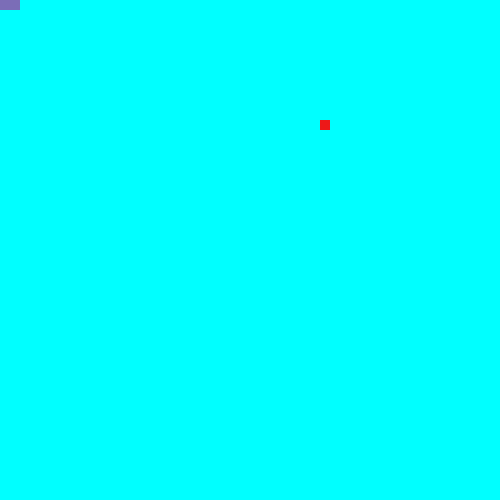
Frame 1 (no input)
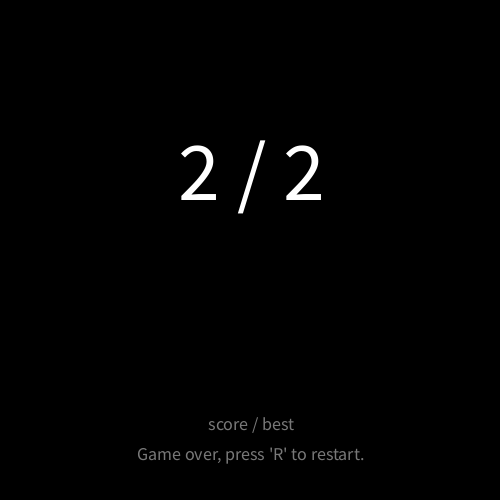
Frame 60 (the mouse pressed at the canvas centre just before this capture)
Frame 120 (the mouse held since frame 60 and released just before this capture): identical to frame 60, image omitted

The Processing sketch that drew these frames (run headless with seeded random() and noise(); from frame 60 on, the mouse is pressed at the canvas centre):

// Processing sketch: Snake
// ── Snake.pde
/*-----------------------------------
 snake game by processing
 original author  paper date    2014-07
 Forked by sinBrive Jan 2019
 -------------------------------------*/

Tile food;

final int wTile = 10;
final int hTile = 10;

int snakeHeadX;
int snakeHeadY;

final color colorFood = #ED1818;

char snakeDirection = 'R';

int backgroundColor = color(0, 255,255);

int bestScore = 2;

boolean gameOverKey = false;

void setup() {

  size(500, 500);

  frameRate(15);

  food = new Tile(int( random(0, width)/wTile  ) * wTile, int( random(0, height)/hTile  ) * hTile, wTile, hTile, colorFood);

  snakeList = new ArrayList<Tile>();

  snakeList.add(new Tile(snakeHeadX, snakeHeadY, wTile, hTile, colorSnake));
  snakeList.add(new Tile(0, 0, wTile, hTile, colorSnake));

  noStroke();
} // end setup


void draw() {

  listenGameOver();

  if ( isSnakeDie() ) {
    return;
  }

  background(backgroundColor);

  if (leftKey && snakeDirection != 'R') snakeDirection = 'L';
  if (rightKey && snakeDirection != 'L' ) snakeDirection = 'R';
  if (downKey && snakeDirection != 'U') snakeDirection = 'D';
  if (upKey && snakeDirection != 'D') snakeDirection = 'U';
  
  switch(snakeDirection) {
  case 'L':
    snakeHeadX -= wTile;
    break;
  case 'R':
    snakeHeadX += wTile;
    break;
  case 'D':
    snakeHeadY += wTile;
    break;
  case 'U':
    snakeHeadY -= wTile;
    break;
  }

   food.display();

  drawSnake();
  
  checkCollision();


}//end draw



void listenGameOver() {
  if ( gameOverKey && keyPressed && (key == 'r' || key == 'R') ) {
    snakeInit();
  }
}

void showGameOver() {
  pushMatrix();

  gameOverKey = true;
  bestScore = bestScore > snakeList.size() ? bestScore : snakeList.size();

  background(0);

  translate(width/2, height/2 - 50);

  fill(255);

  textAlign(CENTER);

  textSize(84);

  text(snakeList.size() + " / " + bestScore, 0, 0);

  fill(120);
  textSize(18);
  text("score / best", 0, 230);
  text("Game over, press 'R' to restart.", 0, 260);

  popMatrix();
}

// ── Keypad.pde
boolean leftKey=false;
boolean rightKey=false;
boolean upKey=false;
boolean downKey=false;

void keyPressed() {
  if (key == CODED) {
    switch(keyCode) {
    case LEFT:
      leftKey = true;
      break;
    case RIGHT:
      rightKey = true;
      break;
    case DOWN:
      downKey = true;
      break;
    case UP:
      upKey = true;
      break;
    }
  } 
}


void keyReleased() {
   if (key == CODED) {
    switch(keyCode) {
    case LEFT:
      leftKey = false;
      break;
    case RIGHT:
      rightKey = false;
      break;
    case DOWN:
      downKey = false;
      break;
    case UP:
      upKey = false;
      break;
    }
  }  
  
}

// ── Tile.pde
class Tile {
  int x, y;
  int w, h;
  color c;

  Tile (int ix, int iy, int iw, int ih, color ic) {
    x = ix;
    y = iy;
    w = iw;
    h = ih;
    c = ic;
  }

  int getH() { 
    return h;
  }
  int getW() { 
    return w;
  }

  void setH(int ih) { 
    h = ih;
  }
  void setW(int iw) { 
    w = iw;
  }   
  
  
  int getX() { 
    return x;
  }
  int getY() { 
    return y;
  }

  void setX(int ix) { 
    x = ix;
  }
  void setY(int iy) { 
    x = iy;
  }
  
  void display() {
    fill(c);
    rect(x, y, w, h);
  }
}

// ── snakeStuff.pde
ArrayList<Tile> snakeList;

final color colorSnake = #7B6DB7;

void snakeInit() {
  snakeList.clear();
  // ini snakelist with 2 Tilees
  snakeList.add(new Tile(snakeHeadX, snakeHeadY, wTile, hTile, colorSnake));
  snakeList.add(new Tile(0, 0, wTile, hTile, colorSnake));
  println(snakeList.size());
  gameOverKey = false;
  snakeDirection = 'R';
  snakeHeadX = 0;
  snakeHeadY = 0;
}

void drawSnake() {
  Tile p;
  for (int i=snakeList.size()-1; i>0; i--) {
    p = snakeList.get(i-1);
    snakeList.set(i, p);
  }

  p = new Tile(snakeHeadX, snakeHeadY, wTile, hTile,colorSnake);
  snakeList.set(0, p);

  for (int i=0; i<snakeList.size(); i++) {
    p = snakeList.get(i);
    p.display();
  }
}

boolean isSnakeDie() {
  if ( snakeHeadX < 0 || snakeHeadX >= width || snakeHeadY < 0 || snakeHeadY >= height) {
    showGameOver();
    return true;
  }

  if ( snakeList.size() > 2 ) {
    for ( int i=1; i<snakeList.size(); i++ ) {
      Tile p;
      p = snakeList.get(i);
      if ( snakeHeadX == p.getX() && snakeHeadY == p.getY() ) {
        showGameOver();
        return true;
      }
    }
  }
  return false;
}

void checkCollision() {
  if ( snakeHeadX == food.getX() && snakeHeadY == food.getY() ) {  // dist(snakeHeadX, snakeHeadY, foodX, foodY) < h
    snakeList.add(new Tile(0, 0, wTile, hTile, colorSnake));
    food = new Tile(int( random(0, width)/wTile  ) * wTile, int( random(0, height)/hTile  ) * hTile, wTile, hTile, colorFood);
  }
}
